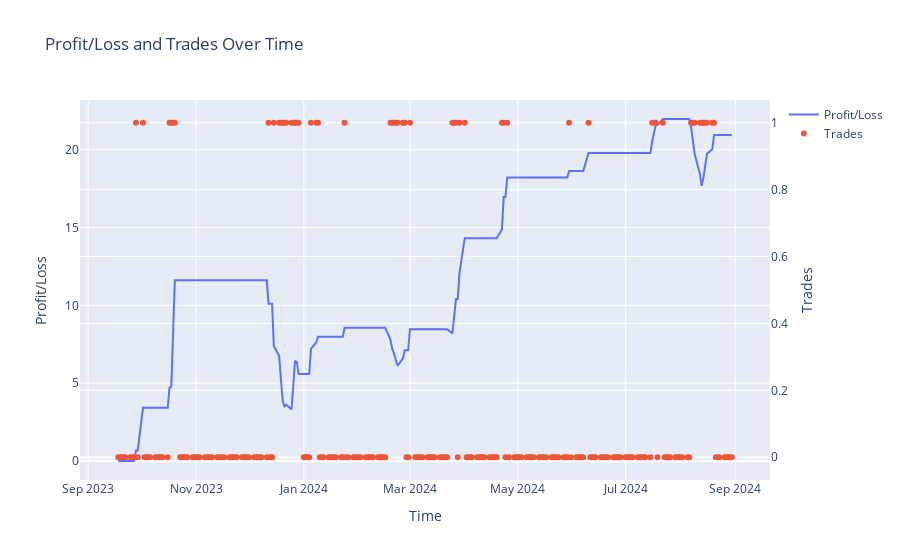

Write notebook code for a chart like this one.
### Code cell
cts.run_trading_system(rolling_window=best_rolling_window, lower_threshold=best_lower_threshold, upper_threshold=best_upper_threshold, verbose=True, plot=True)

### Figure 1 — Plotly figure (JSON) as saved in the notebook; plotly's stock layout.template omitted (floating-point values rounded to 4 significant figures; data arrays with more than 128 entries replaced by an {"elided": "..."} marker saying what was removed)
{"data": [{"mode": "lines", "name": "Profit/Loss", "type": "scatter", "x": {"elided": "250 str values"}, "y": {"elided": "250 float values"}}, {"mode": "markers", "name": "Trades", "type": "scatter", "x": {"elided": "250 str values"}, "y": {"elided": "250 int values"}, "yaxis": "y2"}], "layout": {"title": {"text": "Profit/Loss and Trades Over Time"}, "xaxis": {"title": {"text": "Time"}}, "yaxis": {"title": {"text": "Profit/Loss"}}, "yaxis2": {"overlaying": "y", "side": "right", "title": {"text": "Trades"}}}}
